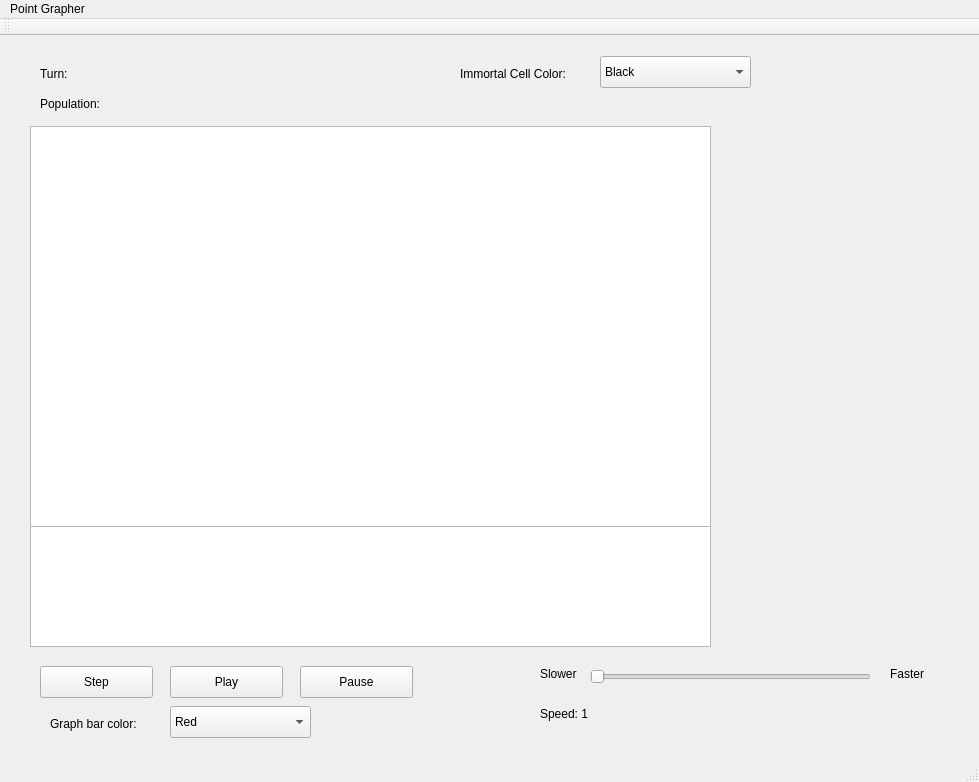
<?xml version="1.0" encoding="UTF-8"?>
<ui version="4.0">
 <class>PlotWindow</class>
 <widget class="QMainWindow" name="PlotWindow">
  <property name="geometry">
   <rect>
    <x>0</x>
    <y>0</y>
    <width>979</width>
    <height>782</height>
   </rect>
  </property>
  <property name="windowTitle">
   <string>PlotWindow</string>
  </property>
  <widget class="QWidget" name="centralWidget">
   <widget class="QSlider" name="horizontalSlider">
    <property name="geometry">
     <rect>
      <x>590</x>
      <y>630</y>
      <width>281</width>
      <height>22</height>
     </rect>
    </property>
    <property name="orientation">
     <enum>Qt::Horizontal</enum>
    </property>
   </widget>
   <widget class="QGraphicsView" name="graphicsView">
    <property name="geometry">
     <rect>
      <x>30</x>
      <y>490</y>
      <width>681</width>
      <height>121</height>
     </rect>
    </property>
   </widget>
   <widget class="QLabel" name="turn_label">
    <property name="geometry">
     <rect>
      <x>40</x>
      <y>30</y>
      <width>141</width>
      <height>16</height>
     </rect>
    </property>
    <property name="text">
     <string>Turn: </string>
    </property>
   </widget>
   <widget class="QLabel" name="pop_label">
    <property name="geometry">
     <rect>
      <x>40</x>
      <y>60</y>
      <width>311</width>
      <height>16</height>
     </rect>
    </property>
    <property name="text">
     <string>Population:</string>
    </property>
   </widget>
   <widget class="QGraphicsView" name="grid">
    <property name="geometry">
     <rect>
      <x>30</x>
      <y>90</y>
      <width>681</width>
      <height>401</height>
     </rect>
    </property>
   </widget>
   <widget class="QPushButton" name="step_button">
    <property name="geometry">
     <rect>
      <x>40</x>
      <y>630</y>
      <width>113</width>
      <height>32</height>
     </rect>
    </property>
    <property name="text">
     <string>Step</string>
    </property>
   </widget>
   <widget class="QPushButton" name="play_button">
    <property name="geometry">
     <rect>
      <x>170</x>
      <y>630</y>
      <width>113</width>
      <height>32</height>
     </rect>
    </property>
    <property name="text">
     <string>Play</string>
    </property>
   </widget>
   <widget class="QPushButton" name="pause_button">
    <property name="geometry">
     <rect>
      <x>300</x>
      <y>630</y>
      <width>113</width>
      <height>32</height>
     </rect>
    </property>
    <property name="text">
     <string>Pause</string>
    </property>
   </widget>
   <widget class="QLabel" name="label">
    <property name="geometry">
     <rect>
      <x>540</x>
      <y>630</y>
      <width>59</width>
      <height>16</height>
     </rect>
    </property>
    <property name="text">
     <string>Slower</string>
    </property>
   </widget>
   <widget class="QLabel" name="label_2">
    <property name="geometry">
     <rect>
      <x>890</x>
      <y>630</y>
      <width>59</width>
      <height>16</height>
     </rect>
    </property>
    <property name="text">
     <string>Faster</string>
    </property>
   </widget>
   <widget class="QLabel" name="speed_label">
    <property name="geometry">
     <rect>
      <x>540</x>
      <y>670</y>
      <width>91</width>
      <height>16</height>
     </rect>
    </property>
    <property name="text">
     <string>Speed: 1</string>
    </property>
   </widget>
   <widget class="QComboBox" name="comboBoxGraph">
    <property name="geometry">
     <rect>
      <x>170</x>
      <y>670</y>
      <width>141</width>
      <height>32</height>
     </rect>
    </property>
    <item>
     <property name="text">
      <string>Red</string>
     </property>
    </item>
    <item>
     <property name="text">
      <string>White</string>
     </property>
    </item>
    <item>
     <property name="text">
      <string>Blue</string>
     </property>
    </item>
    <item>
     <property name="text">
      <string>Black</string>
     </property>
    </item>
    <item>
     <property name="text">
      <string>Green</string>
     </property>
    </item>
   </widget>
   <widget class="QLabel" name="label_3">
    <property name="geometry">
     <rect>
      <x>50</x>
      <y>680</y>
      <width>141</width>
      <height>16</height>
     </rect>
    </property>
    <property name="text">
     <string>Graph bar color:</string>
    </property>
   </widget>
   <widget class="QComboBox" name="comboBox">
    <property name="geometry">
     <rect>
      <x>600</x>
      <y>20</y>
      <width>151</width>
      <height>32</height>
     </rect>
    </property>
    <item>
     <property name="text">
      <string>Black</string>
     </property>
    </item>
    <item>
     <property name="text">
      <string>Gray</string>
     </property>
    </item>
    <item>
     <property name="text">
      <string>Yellow</string>
     </property>
    </item>
    <item>
     <property name="text">
      <string>Green</string>
     </property>
    </item>
    <item>
     <property name="text">
      <string>Blue</string>
     </property>
    </item>
   </widget>
   <widget class="QLabel" name="label_4">
    <property name="geometry">
     <rect>
      <x>460</x>
      <y>30</y>
      <width>191</width>
      <height>16</height>
     </rect>
    </property>
    <property name="text">
     <string>Immortal Cell Color:</string>
    </property>
   </widget>
  </widget>
  <widget class="QMenuBar" name="menuBar">
   <property name="geometry">
    <rect>
     <x>0</x>
     <y>0</y>
     <width>979</width>
     <height>22</height>
    </rect>
   </property>
   <widget class="QMenu" name="menuPoint_Grapher">
    <property name="title">
     <string>Point Grapher</string>
    </property>
   </widget>
   <addaction name="menuPoint_Grapher"/>
  </widget>
  <widget class="QToolBar" name="mainToolBar">
   <attribute name="toolBarArea">
    <enum>TopToolBarArea</enum>
   </attribute>
   <attribute name="toolBarBreak">
    <bool>false</bool>
   </attribute>
  </widget>
  <widget class="QStatusBar" name="statusBar"/>
 </widget>
 <layoutdefault spacing="6" margin="11"/>
 <resources/>
 <connections/>
</ui>
